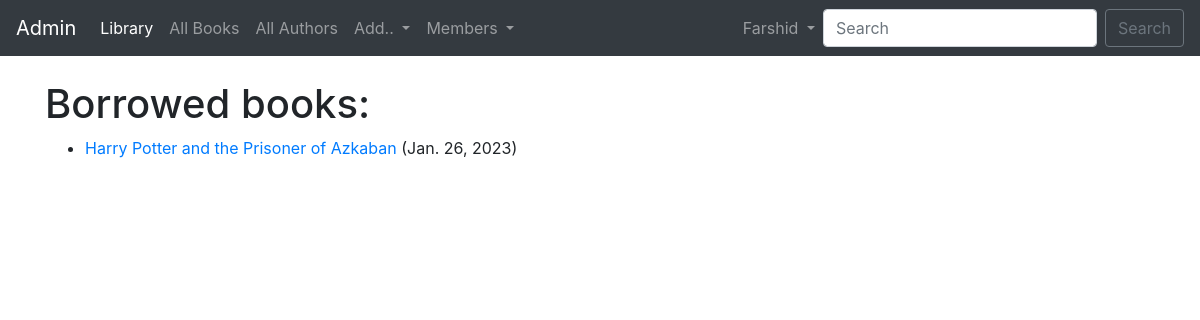
The app's page /catalog/mybooks/ (signed in) with its own data.
### catalog/models.py (models this page shows, shortened)
class BookInstance(models.Model):
    id = models.UUIDField(
        primary_key=True,
        default=uuid.uuid4,
        help_text="Unique ID for this particular book across whole library"
    )
    book = models.ForeignKey('Book', on_delete=models.RESTRICT, null=True)
    imprint = models.CharField(max_length=200)
    due_back = models.DateField(null=True, blank=True, validators=[due_back_validator,])
    borrower = models.ForeignKey(
        User, on_delete=models.SET_NULL, null=True, blank=True)
    @property
    def is_overdue(self):
        return bool(self.due_back and date.today() > self.due_back)
    LOAN_STATUS = (
        ('m', 'Maintenance'),
        ('o', 'On loan'),
        ('a', 'Available'),
        ('r', 'Reserved'),
    )
    status = models.CharField(
        max_length=1,
        choices=LOAN_STATUS,
        blank=True,
        default='m',
        help_text="Book availability"
    )
    class Meta:
        ordering = ['due_back']
        permissions = (("can_mark_returned", "Set book as returned"),)

class Book(models.Model):
    title = models.CharField(max_length=200)
    author = models.ForeignKey('Author', on_delete=models.SET_NULL, null=True)
    summary = models.TextField(
        max_length=1000,
        help_text="Enter a brief description of the book",
    )
    isbn = models.CharField('ISBN', max_length=13, unique=True,
                            help_text='13 Character <a href="https://www.isbn-international.org/content/what-isbn'
                            '">ISBN number</a>'
                            )
    genre = models.ManyToManyField(
        Genre, help_text='Select a genre for this book')
    language = models.ForeignKey(
        'Language', on_delete=models.SET_NULL, null=True)
    class Meta:
        ordering = ['title', 'author']
    def display_genre(self):
        return ', '.join([genre.name for genre in self.genre.all()])
    display_genre.short_description = 'Genre'

### catalog/views.py (the view)
# urls.py: path('mybooks/', views.LoanedBooksByUserListView.as_view(), name='my-borrowed'),
class LoanedBooksByUserListView(LoginRequiredMixin, ListView):
    model = BookInstance
    template_name = 'catalog/my_borrowed.html'
    def get_queryset(self):
        return BookInstance.objects.filter(borrower=self.request.user).filter(status__exact='o').order_by('due_back')

### catalog/templates/catalog/my_borrowed.html (shortened to what this page needs)
{% extends "base.html" %}
{% block content %}
<h1>Borrowed books:</h1>
{% if bookinstance_list %}
<ul>
  {% for bookinst in bookinstance_list %}
  <li class="{% if bookinst.is_overdue %}text-danger{% endif %}">
    <a href="{% url 'catalog:book-detail' bookinst.book.pk %}">{{bookinst.book.title}}</a> ({{ bookinst.due_back }})
  </li>
  {% endfor %}
</ul>
{% else %}
  <p>There are no books borrowed.</p>
{% endif %}
{% endblock %}

### templates/navbar.html (shortened to what this page needs)
<nav class="navbar navbar-expand-lg navbar-dark bg-dark">
    <a class="navbar-brand" href="{% url 'admin:index' %}">Admin</a>
    <div class="collapse navbar-collapse" id="navbarSupportedContent">
      <ul class="navbar-nav mr-auto">
        <li class="nav-item active">
          <a class="nav-link" href="{% url 'catalog:index' %}">Library<span class="sr-only">(current)</span></a>
        </li>
        <li class="nav-item">
          <a class="nav-link" href="{% url 'catalog:books' %}">All Books</a>
        </li>
        <li class="nav-item">
          <a class="nav-link" href="{% url 'catalog:authors' %}">All Authors</a>
        </li>
        <li class="nav-item dropdown">
          <a class="nav-link dropdown-toggle" href="#" id="navbarDropdown" role="button" data-toggle="dropdown" aria-haspopup="true" aria-expanded="false">
            Add..
          </a>
        </li>
        <li class="nav-item dropdown">
          <a class="nav-link dropdown-toggle" href="#" id="navbarDropdown" role="button" data-toggle="dropdown" aria-haspopup="true" aria-expanded="false">
            Members
          </a>
        </li>
      </ul>
      <ul class="navbar-nav ">
      {% if request.user.is_authenticated %}
      <li class="nav-item dropdown">
        <a class="nav-link dropdown-toggle" href="#" id="navbarDropdown" role="button" data-toggle="dropdown" aria-haspopup="true" aria-expanded="false">
          {{ user|title }}
        </a>
      </li>
      {% else %}
      <li class="nav-item">
        <a class="nav-link" href="{% url 'login' %}">Login</a>
      </li>
      {% endif %}
      </ul>
      <form action="" method="post" class="form-inline my-2 my-lg-0">
        <input name='searched' class="form-control mr-sm-2" type="search" placeholder="Search" aria-label="Search">
        <button class="btn btn-outline-secondary my-2 my-sm-0" type="submit">Search</button>
      </form>
    </div>
  </nav>

### records on screen
BookInstance: book "Harry Potter and the Prisoner of Azkaban", due_back "Jan. 26, 2023"

### other values on screen
{{ user|title }} "Farshid"
